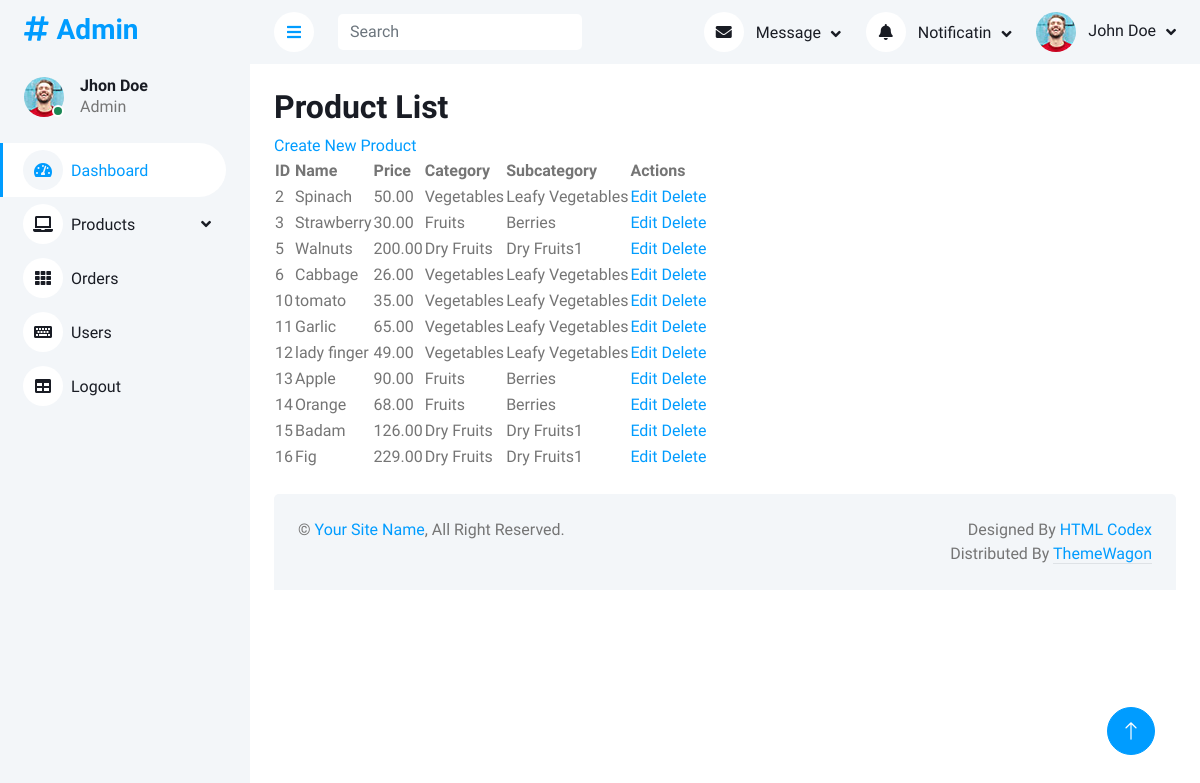
Page /admin_app/products/ (signed in) on the committed database.
### product_app/models.py (models this page shows, shortened)
class Product(models.Model):
    subcategory = models.ForeignKey(Subcategory, on_delete=models.CASCADE)
    name = models.CharField(max_length=255)
    slug = models.SlugField(max_length=255, unique=True)
    description = models.TextField()
    price = models.DecimalField(max_digits=10, decimal_places=2)
    is_active = models.BooleanField(default=True)
    created_at = models.DateTimeField(auto_now_add=True)
    updated_at = models.DateTimeField(auto_now=True)

class Subcategory(models.Model):
    category = models.ForeignKey(Category, on_delete=models.CASCADE)
    name = models.CharField(max_length=255)
    slug = models.SlugField(max_length=255, unique=True)
    def __str__(self):
        return self.name

class Category(models.Model):
    name = models.CharField(max_length=255)
    user = models.ForeignKey('user_app.User', on_delete=models.CASCADE, null=True, blank=True)
    slug = models.SlugField(max_length=255, unique=True)
    category_image = models.ImageField(upload_to='category_image/',null=True,blank=True)
    def __str__(self):
        return self.name

### admin_app/views.py (the view)
    def _wrapped_view(request, *args, **kwargs):
        if request.user.user_type == "admin":
            return view_func(request, *args, **kwargs)
        else:
            messages.error(request, "You do not have permission to access this page.")
            return redirect('home')

### admin_app/views.py (called while the page is built)
def admin_required(view_func):
    def _wrapped_view(request, *args, **kwargs):
        if request.user.user_type == "admin":
            return view_func(request, *args, **kwargs)
        else:
            messages.error(request, "You do not have permission to access this page.")
            return redirect('home')
    return _wrapped_view

@admin_required
def product_list(request):
    products = Product.objects.all()
    context = {'products': products}
    return render(request, 'admin/product_list.html', context)

### admin_app/templates/admin/product_list.html
{% extends 'base.html' %}
{% block content %}
  <h2>Product List</h2>
  <a href="{% url 'admin_app:admin_product_create' %}">Create New Product</a>
  <table>
    <thead>
      <tr>
        <th>ID</th>
        <th>Name</th>
        <th>Price</th>
        <th>Category</th>
        <th>Subcategory</th>
        <th>Actions</th>
      </tr>
    </thead>
    <tbody>
      {% for product in products %}
        <tr>
          <td>{{ product.id }}</td>
          <td>{{ product.name }}</td>
          <td>{{ product.price }}</td>
          <td>{{ product.subcategory.category }}</td>
          <td>{{ product.subcategory }}</td>
          <td>
            <a href="{% url 'admin_app:admin_product_edit' product.id %}">Edit</a>
            <a href="{% url 'admin_app:admin_product_delete' product.id %}">Delete</a>
          </td>
        </tr>
      {% endfor %}
    </tbody>
  </table>
{% endblock %}

### static/admins/css/style.css (style rules this page uses)
:root { --primary: #009CFF; --light: #F3F6F9; --dark: #191C24; }

### rows in the picture
Product: id "2", name "Spinach", price "50.00", subcategory.category "Vegetables", subcategory "Leafy Vegetables"
Product: id "3", name "Strawberry", price "30.00", subcategory.category "Fruits", subcategory "Berries"
Product: id "5", name "Walnuts", price "200.00", subcategory.category "Dry Fruits", subcategory "Dry Fruits1"
Product: id "6", name "Cabbage", price "26.00", subcategory.category "Vegetables", subcategory "Leafy Vegetables"
Product: id "10", name "tomato", price "35.00", subcategory.category "Vegetables", subcategory "Leafy Vegetables"
Product: id "11", name "Garlic", price "65.00", subcategory.category "Vegetables", subcategory "Leafy Vegetables"
Product: id "12", name "lady finger", price "49.00", subcategory.category "Vegetables", subcategory "Leafy Vegetables"
Product: id "13", name "Apple", price "90.00", subcategory.category "Fruits", subcategory "Berries"
Product: id "14", name "Orange", price "68.00", subcategory.category "Fruits", subcategory "Berries"
Product: id "15", name "Badam", price "126.00", subcategory.category "Dry Fruits", subcategory "Dry Fruits1"
Product: id "16", name "Fig", price "229.00", subcategory.category "Dry Fruits", subcategory "Dry Fruits1"
